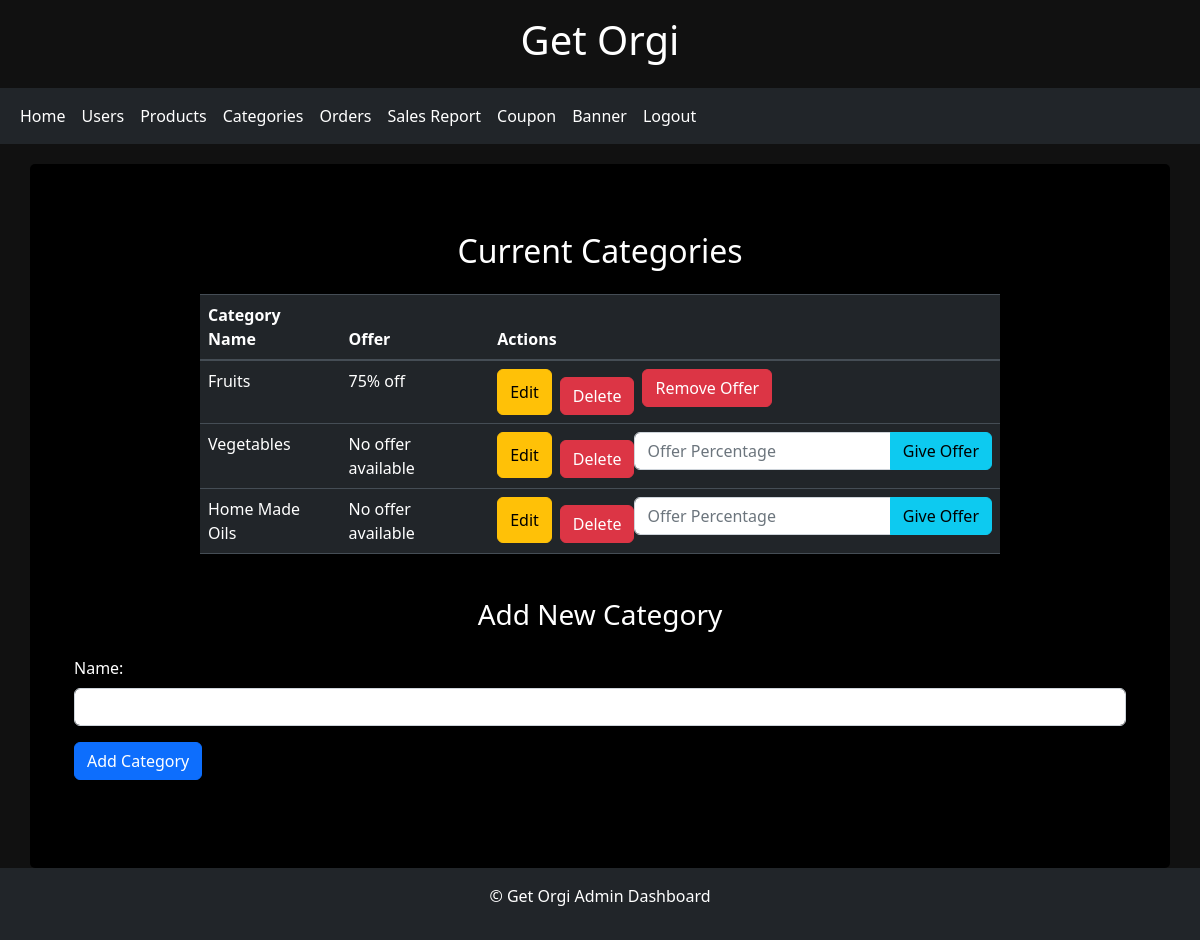
The page /category_list/ on the database as committed earlier.
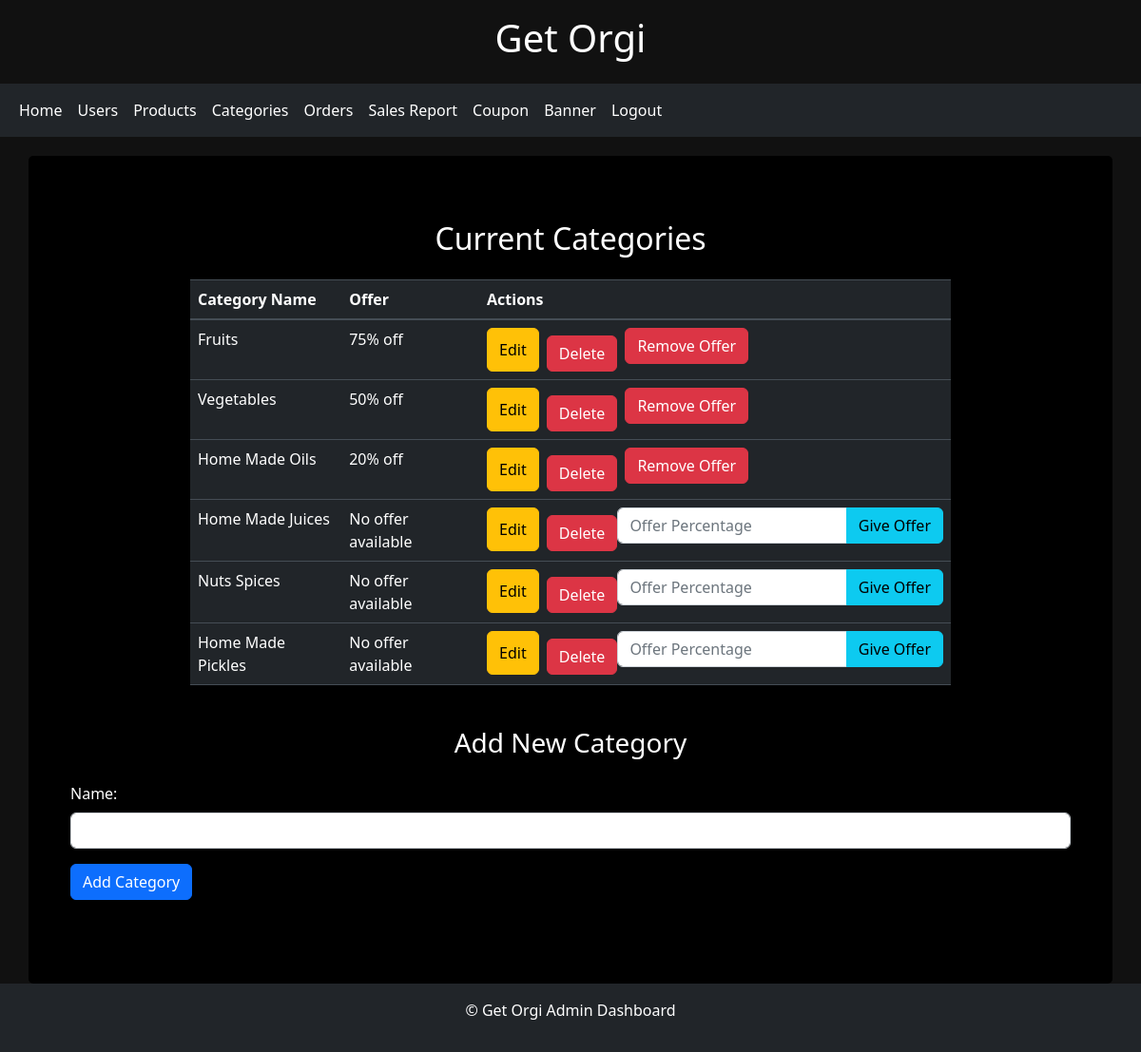
The same page on the database as committed later.
### shopping/models.py (models this page shows, shortened)
class Category(models.Model):
    name = models.CharField(max_length=50)
    offer_percentage = models.IntegerField(blank=True, null=True)

### shopping/views.py (the view)
# urls.py: path('category_list/', views.category_list, name='category_list'),
def category_list(request, category_id=None):
    if category_id is not None:
        categories = Category.objects.prefetch_related(Prefetch('product_set', queryset=Product.objects.all().order_by('-id')))
    else:
        categories = Category.objects.all()
    context = {'categories': categories}
    return render(request, 'category.html', context)

### templates/category.html (shortened to what this page needs)
{% extends 'admin_dash.html' %}
{% block content %}
<link rel="stylesheet" href="https://cdn.jsdelivr.net/npm/bootstrap@5.2.3/dist/css/bootstrap.min.css">
<body style="background-color: #111; color: #fff;">
<div class="container">
    <div class="category-table">
        <h2 class="text-center mb-4">Current Categories</h2>
        <table class="table table-dark">
            <thead>
                <tr>
                    <th scope="col">Category Name</th>
                    <th scope="col">Offer</th>
                    <th scope="col">Actions</th>
                </tr>
            </thead>
            <tbody>
                {% for category in categories %}
                <tr>
                    <td>{{ category.name }}</td>
                    <td>
                        {% if category.offer_percentage %}
                            {{ category.offer_percentage }}% off
                        {% else %}
                            No offer available
                        {% endif %}
                    </td>
                    <td>
                        <div class="d-flex">
                            <button class="edit-category-button btn btn-warning me-2">Edit</button>
                            <form method="POST" action="{% url 'delete_category' category.pk %}">
                                <button type="submit" class="btn btn-danger delete-category-button">Delete</button>
                            </form>
                            {% if category.offer_percentage %}
                                <form method="POST" action="{% url 'remove_offer' category.pk %}">
                                    <button class="remove-offer-button btn btn-danger ms-2" type="submit">Remove Offer</button>
                                </form>
                            {% else %}
                                <form method="POST" action="{% url 'give_offer' category.pk %}">
                                    <div class="input-group">
                                        <input type="number" name="offer_percentage" class="form-control" placeholder="Offer Percentage">
                                        <button class="give-offer-button btn btn-info" type="submit">Give Offer</button>
                                    </div>
                                </form>
                            {% endif %}
                        </div>
                    </td>
                </tr>
                {% endfor %}
            </tbody>
        </table>
    </div>
    <div class="category-form mt-4">
        <h3 class="text-center mb-4">Add New Category</h3>
        <form method="POST" action="{% url 'add_category' %}">
            <div class="form-group">
                <label for="category-name">Name:</label>
                <input type="text" id="category-name" name="name" class="form-control">
            </div>
            <button type="submit" class="btn btn-primary">Add Category</button>
        </form>
    </div>
</div>
</body>
{% endblock %}

Rows that differ between the two databases and show on the page:
changed Category "Vegetables": offer_percentage (not shown) → "50"; offer_percentage "No offer available Give Offer" → "% off Remove Offer"
changed Category "Home Made Oils": offer_percentage (not shown) → "20"; offer_percentage "No offer available Give Offer" → "% off Remove Offer"
added Category: name "Home Made Juices", shows "No offer available"
added Category: name "Nuts Spices", shows "No offer available"
added Category: name "Home Made Pickles", shows "No offer available"
